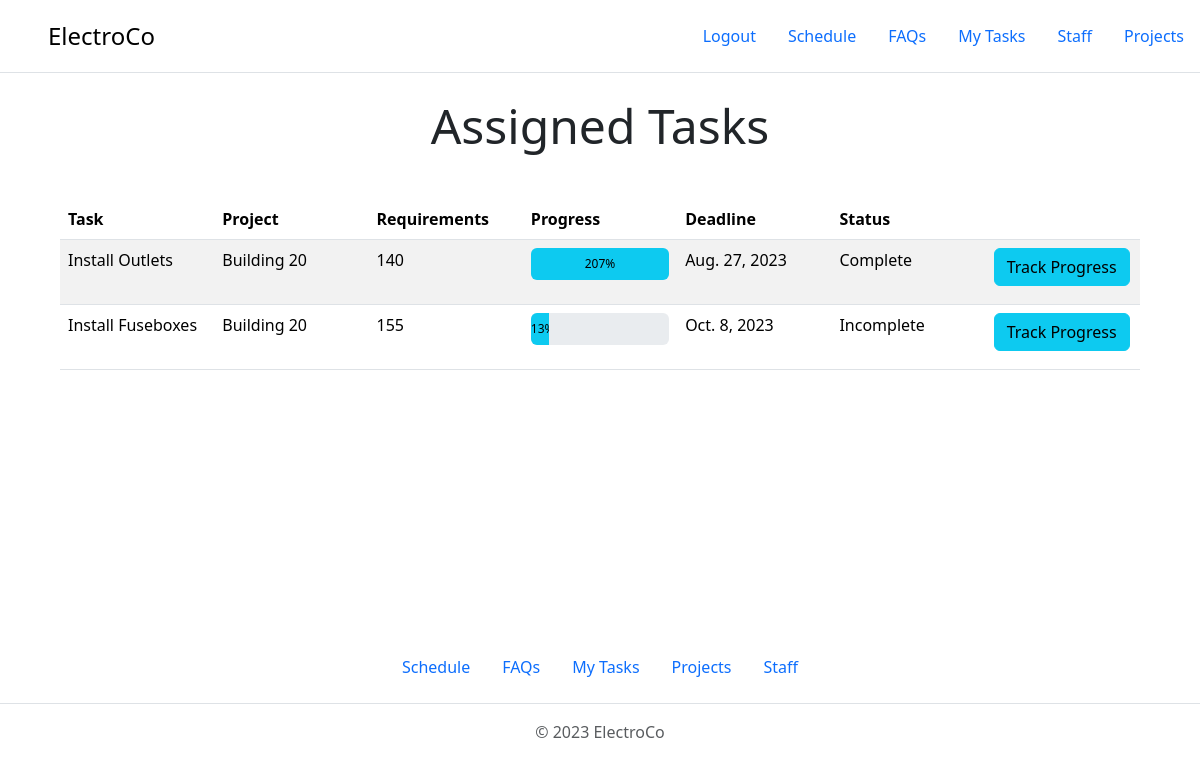
/worker-tasks/big-boss (signed in), run on an earlier commit of the app's database.
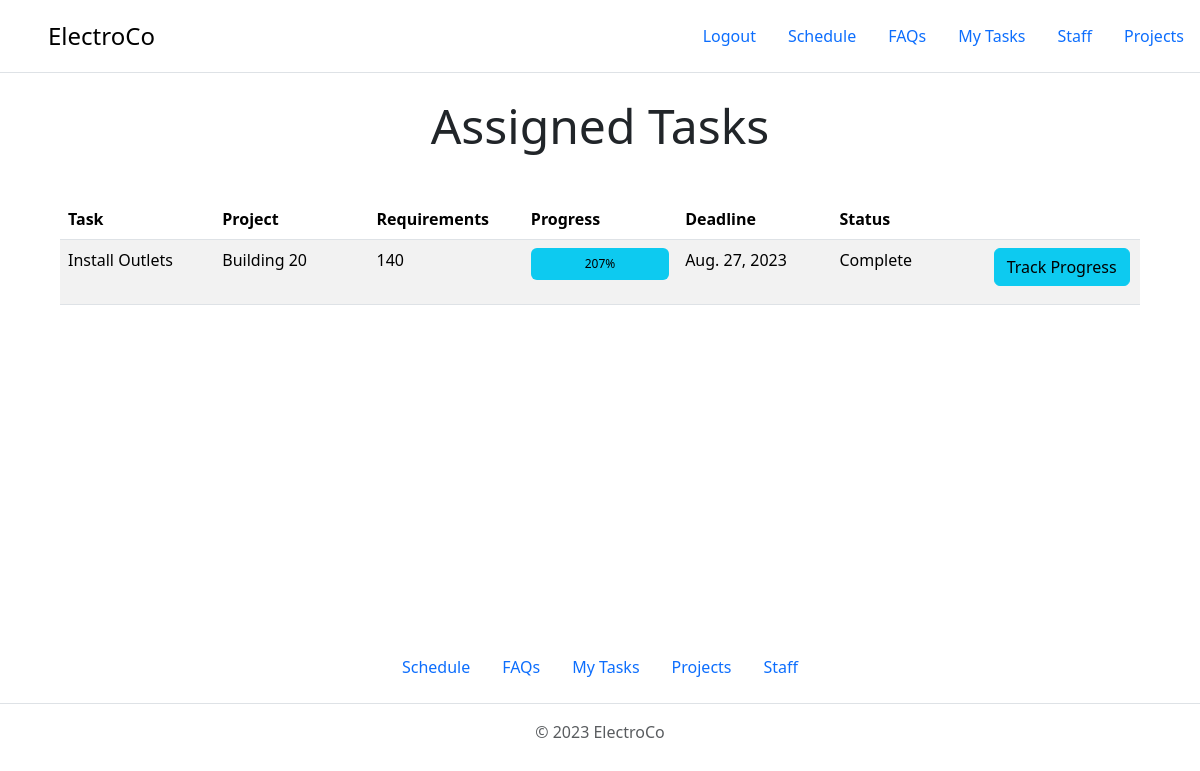
And on a later commit of the database.
### ProjectManagement/projects/models.py (models this page shows, shortened)
class Task(models.Model):
    project = models.ForeignKey(Project, on_delete=models.CASCADE, null=True)
    workers = models.ManyToManyField(WorkerUser, related_name='tasks')
    task_category = models.ForeignKey(TaskCategory, on_delete=models.SET_NULL, null=True, blank=False)
    requirement = models.IntegerField(
        validators=[MinValueValidator(1)],
        blank=False,
        null=False,
    )
    date_added = models.DateField(auto_now_add=True)
    deadline = models.DateField(blank=False, null=False)
    complete = models.BooleanField(default=False)
    work_done = models.PositiveIntegerField(default=0, validators=[MinValueValidator(0)])
    slug = models.SlugField(unique=False, blank=True)
    description = models.TextField(max_length=300, blank=True)
    @property
    def progress(self):
        percent = (self.work_done / int(self.requirement)) * 100
        return f'{percent:.0f}'

class TaskCategory(models.Model):
    CHOICES = (
        ('METERS', 'Meters'),
        ('NUMBER', 'Number'),
    )
    name = models.CharField(max_length=30, blank=False, null=False)
    unit = models.CharField(choices=CHOICES, max_length=100, blank=False, null=False)
    action = models.CharField(max_length=30, blank=True)
    item = models.CharField(max_length=30, blank=True)
    def __str__(self):
        return self.name

class Project(models.Model):
    project_name = models.CharField(max_length=120, blank=False, null=False, unique=True)
    address = models.CharField(max_length=120, blank=False, null=False, unique=True)
    client = models.ForeignKey(Client, on_delete=models.SET_NULL, blank=False, null=True)
    slug = models.SlugField(unique=True, blank=True)
    def __str__(self):
        return self.project_name

### ProjectManagement/projects/views.py (the view)
# urls.py: path('worker-tasks/<slug:slug>', views.projects_worker_tasks_page_view, name='projects-worker-tasks-page'),
@login_required()
def projects_worker_tasks_page_view(request, slug):
    worker = WorkerUser.objects.get(slug=slug)
    tasks = Task.objects.all().filter(workers=worker)
    context = {
        'worker': worker,
        'tasks': tasks,
    }
    return render(request, 'projects/projects-worker-tasks-page.html', context)

### templates/projects/projects-worker-tasks-page.html (shortened to what this page needs)
{% extends 'base.html' %}
{% load static %}
{% block content %}
    <p class="display-5" style="margin: 0 auto 34px auto;">Assigned Tasks</p>
    <table class="table table-striped" style="margin: 10px auto;
                max-width: 90%;table-layout: fixed">
        <thead>
        <tr>
            <th scope="col">Task</th>
            <th scope="col">Project</th>
            <th scope="col">Requirements</th>
            <th scope="col">Progress</th>
            <th scope="col">Deadline</th>
            <th scope="col">Status</th>
            <th scope="col"></th>
        </tr>
        </thead>
        <tbody>
        {% for task in tasks %}
            <tr class="task-tr" data-pk="{{ task.pk }}" data-deadline="{{ task.deadline }}">
                <td>{{ task.task_category }}</td>
                <td>{{ task.project }}</td>
                <td>{{ task.requirement }}
                </td>
                <td>
                    <div style="height: 32px;" class="progress mb-3" role="progressbar"
                         aria-label="Info example with label"
                         aria-valuenow="{{ task.progress }}" aria-valuemin="0" aria-valuemax="100">
                        <div class="progress-bar text-bg-info"
                             style="width: {{ task.progress }}%;">{{ task.progress }}%
                        </div>
                    </div>
                </td>
                <td>
                    {{ task.deadline }}
                </td>
                <td>
                    {% if task.complete %}
                        Complete
                    {% else %}
                        Incomplete
                    {% endif %}
                </td>
                <td>
                    <button class="btn btn-info track-progress-btn" data-pk="{{ task.pk }}">Track Progress</button>
                </td>
            </tr>
        {% endfor %}
        </tbody>
    </table>
{% endblock %}

### templates/base.html (shortened to what this page needs)
{% load static %}
{% load widget_tweaks %}
<!doctype html>
<html lang="en">
<head>
    <link href="https://cdn.jsdelivr.net/npm/bootstrap@5.3.1/dist/css/bootstrap.min.css" rel="stylesheet"
>
</head>
<body class="d-flex flex-column min-vh-100">
<header class="d-flex flex-wrap justify-content-center py-3 mb-4 border-bottom">
    <a href="/" class="d-flex align-items-center mb-3 mb-md-0 me-md-auto link-body-emphasis text-decoration-none">
        <svg class="bi me-2" width="40" height="32">
            <use xlink:href="#bootstrap"></use>
        </svg>
        <span class="fs-4">ElectroCo</span>
    </a>
    <ul class="nav nav-pills">
        {% if user.is_authenticated %}
            <li class="nav-item"><a href="{% url 'accounts-logout-page' %}" class="nav-link">Logout</a></li>
            <li class="nav-item"><a href="{% url 'schedule' %}" class="nav-link">Schedule</a></li>
            <li class="nav-item"><a href="{% url 'faqs-page' %}" class="nav-link">FAQs</a></li>
            <li class="nav-item"><a href="{% url 'projects-worker-tasks-page' user.slug %}" class="nav-link">My Tasks</a>
            </li>
            {% if user.is_superuser %}
                <li class="nav-item"><a href="{% url 'project-staff-page' %}" class="nav-link">Staff</a></li>
                <li class="nav-item"><a href="{% url 'projects-projects-page' %}" class="nav-link">Projects</a></li>
            {% endif %}
        {% endif %}
    </ul>
</header>
{% block content %}
{% endblock %}
<footer class="py-3 my-4 mt-auto">
    <ul class="nav justify-content-center border-bottom pb-3 mb-3">
        {% if user.is_authenticated %}
            <li class="nav-item"><a href="{% url 'schedule' %}" class="nav-link">Schedule</a></li>
            <li class="nav-item"><a href="{% url 'faqs-page' %}" class="nav-link">FAQs</a></li>
            <li class="nav-item"><a href="{% url 'projects-worker-tasks-page' user.slug %}" class="nav-link">My Tasks</a>
            </li>
            {% if user.is_superuser %}
                <li class="nav-item"><a href="{% url 'projects-projects-page' %}" class="nav-link">Projects</a></li>
                <li class="nav-item"><a href="{% url 'project-staff-page' %}" class="nav-link">Staff</a></li>
            {% endif %}
        {% endif %}
    </ul>
    <p class="text-center text-body-secondary">© 2023 ElectroCo</p>
</footer>
</body>
</html>

What changed in the data, as far as the page shows it:
removed Task: task_category "Install Fuseboxes", project "Building 20", requirement "155", progress "13", deadline "Oct. 8, 2023", complete "Incomplete"
